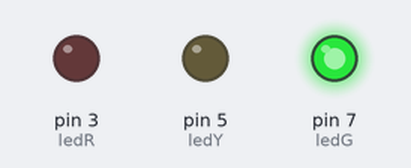
Bench run of a sketch on a simulated Arduino Uno, built with avr-gcc and run on an emulated ATmega328P. Parts: output pins drawn as LEDs (lit = HIGH).

Above: at 0.1 s.
At 11.45 s:
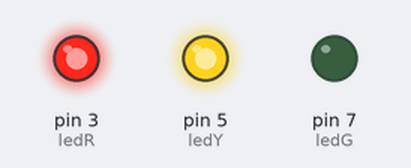
At 17.45 s:
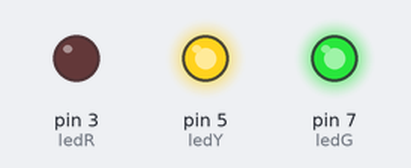
At 23.8 s:
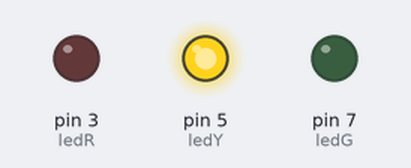
At 31.3 s:
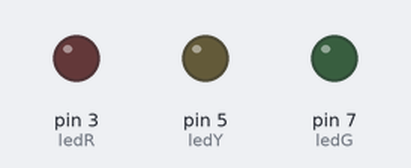
At 38.8 s:
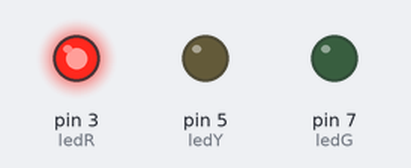
Timing chart, 0 to 40.0 s (numbered marks = the images above):
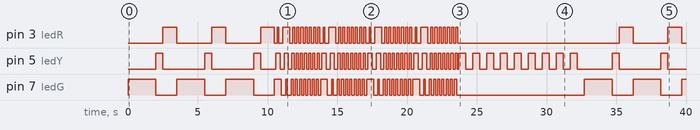

The sketch:

semafro.ino
```cpp
#define on 1
#define off 0
#define ledG 7
#define ledY 5
#define ledR 3

void setup() {
  // put your setup code here, to run once:
  pinMode(ledG, OUTPUT);
  pinMode(ledY, OUTPUT);
  pinMode(ledR, OUTPUT);


}

void loop() {
  // put your main code here, to run repeatedly:
  int a=3;

  while(a>0){

    digitalWrite(ledG, on);
    delay(2000);
    digitalWrite(ledG, off);

    digitalWrite(ledY, on);
    delay(500);
    digitalWrite(ledY, off);

    digitalWrite(ledR, on);
    delay(1000);
    digitalWrite(ledR, off);
    a--;
  }


  int i=5;
  while(i>1){
    digitalWrite(ledG, on);
    delay(100);
    digitalWrite(ledY, on);
    delay(100);
    digitalWrite(ledR, on);
    delay(100);


    digitalWrite(ledR, off);
    delay(100);
    digitalWrite(ledY, off);
    delay(100);
    digitalWrite(ledG, off);
    delay(100);

    digitalWrite(ledR, on);
    delay(100);
    digitalWrite(ledY, on);
    delay(100);
    digitalWrite(ledG, on);
    delay(100);


    digitalWrite(ledG, off);
    delay(100);
    digitalWrite(ledY, off);
    delay(100);
    digitalWrite(ledR, off);
    delay(100);

    i--;

    int b=8;
    while(b>1){
      digitalWrite(ledG, on);
      delay(50);
      digitalWrite(ledY, on);
      delay(50);
      digitalWrite(ledR, on);
      delay(50);


      digitalWrite(ledG, off);
      delay(50);
      digitalWrite(ledY, off);
      delay(50);
      digitalWrite(ledR, off);
      delay(50);

      b--;
   }
  }


  for(int i=10;i>1;i--){

    digitalWrite(ledY, on);
    delay(500);
    digitalWrite(ledY, off);
    delay(500);
  }


}
```

Measured:
- by itself, pin 3 (ledR): LOW → HIGH at 2.5 s, → LOW 1.0 s later, → HIGH 2.5 s later, → LOW 1.0 s later, … (82 changes in this stretch)
- by itself, pin 5 (ledY): LOW → HIGH at 2.0 s, → LOW 0.50 s later, → HIGH 3.0 s later, → LOW 0.50 s later, … (100 changes in this stretch)
- by itself, pin 7 (ledG): LOW → HIGH at 0.00 s, → LOW 2.0 s later, → HIGH 1.5 s later, → LOW 2.0 s later, … (83 changes in this stretch)
